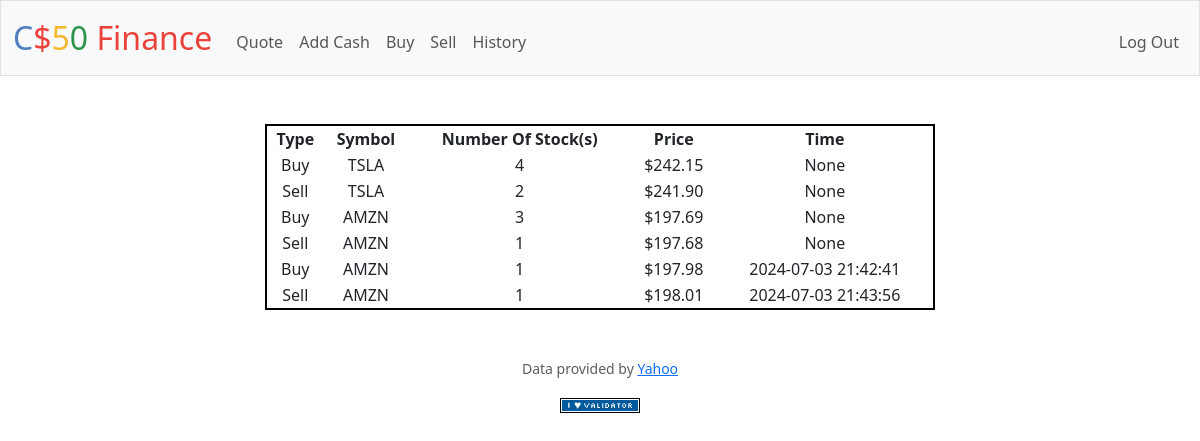
Screenshot of /history (signed in) with the database file from the repository.
### tables this page shows
CREATE TABLE stocks ( id INTEGER, symbol TEXT NOT NULL, number INTEGER NOT NULL, price FLOAT NOT NULL, "transactions" TEXT, t TEXT, tt DATETIME);

### app.py (the view)
@app.route("/history")
@login_required
def history():
    e = db.execute("SELECT * FROM stocks WHERE id = ?", session["user_id"])
    return render_template("history.html", e=e)

### app.py (called while the page is built)
@app.after_request
def after_request(response):
    response.headers["Cache-Control"] = "no-cache, no-store, must-revalidate"
    response.headers["Expires"] = 0
    response.headers["Pragma"] = "no-cache"
    return response

### helpers.py (called while the page is built)
def login_required(f):
    @wraps(f)
    def decorated_function(*args, **kwargs):
        if session.get("user_id") is None:
            return redirect("/login")
        return f(*args, **kwargs)
    return decorated_function

def usd(value):
    return f"${value:,.2f}"

### templates/history.html (shortened to what this page needs)
{% extends "layout.html" %}
{% block main %}
    <table style = "margin: 0 auto; width: 60%; border: 2px solid black;">
        <thead>
            <tr>
                <th> Type </th>
                <th> Symbol </th>
                <th> Number Of Stock(s) </th>
                <th> Price </th>
                <th> Time </th>
            </tr>
        </thead>
        <tbody>
            {% for stock in e %}
                <tr>
                    <td> {{stock.t}} </td>
                    <td> {{stock.symbol}} </td>
                    {% if stock.number < 0 %}
                        {% set a = -1*stock.number %}
                        <td>{{a}}</td>
                    {%else%}
                        <td> {{stock.number}} </td>
                    {%endif%}
                    <td> {{stock.price | usd}} </td>
                    <td> {{stock.tt}} </td>
                </tr>
            {% endfor %}
        </tbody>
    </table>
{% endblock %}

### templates/layout.html (shortened to what this page needs)
<!DOCTYPE html>
<html lang="en">
    <head>
        <link href="https://cdn.jsdelivr.net/npm/bootstrap@5.3.3/dist/css/bootstrap.min.css" rel="stylesheet">
        <link href="/static/styles.css" rel="stylesheet">
    </head>
    <body>
        <nav class="bg-light border navbar navbar-expand-md navbar-light">
            <div class="container-fluid">
                <a class="navbar-brand" href="/"><span class="blue">C</span><span class="red">$</span><span class="yellow">5</span><span class="green">0</span> <span class="red">Finance</span></a>
                <div class="collapse navbar-collapse" id="navbar">
                    {% if session["user_id"] %}
                        <ul class="navbar-nav me-auto mt-2">
                            <li class="nav-item"><a class="nav-link" href="/quote">Quote</a></li>
                            <li class="nav-item"><a class="nav-link" href="/addcash">Add Cash</a></li>
                            <li class="nav-item"><a class="nav-link" href="/buy">Buy</a></li>
                            <li class="nav-item"><a class="nav-link" href="/sell">Sell</a></li>
                            <li class="nav-item"><a class="nav-link" href="/history">History</a></li>
                        </ul>
                        <ul class="navbar-nav ms-auto mt-2">
                            <li class="nav-item"><a class="nav-link" href="/logout">Log Out</a></li>
                        </ul>
                    {% else %}
                        <ul class="navbar-nav ms-auto mt-2">
                            <li class="nav-item"><a class="nav-link" href="/register">Register</a></li>
                            <li class="nav-item"><a class="nav-link" href="/login">Log In</a></li>
                        </ul>
                    {% endif %}
                </div>
            </div>
        </nav>
        <main class="container py-5 text-center">
            {% block main %}{% endblock %}
        </main>
        <footer class="mb-5">
            <p class="mb-3 small text-center text-muted">
                Data provided by <a href="https://finance.yahoo.com/">Yahoo</a>
            </p>
            <form action="https://validator.w3.org/check" class="text-center" enctype="multipart/form-data" method="post" target="_blank">
                <input alt="Validate" src="/static/I_heart_validator.png" type="image">
            </form>
        </footer>
    </body>
</html>

### static/styles.css (style rules this page uses)
nav .navbar-brand { font-size: xx-large; }
nav .navbar-brand .blue { color: #537fbe; }
nav .navbar-brand .red { color: #ea433b; }
nav .navbar-brand .yellow { color: #f5b82e; }
nav .navbar-brand .green { color: #2e944b; }

### rows the page displays
stocks: t "Buy", symbol "TSLA", number "4", price "$242.15", tt "None"
stocks: t "Sell", symbol "TSLA", a "2", price "$241.90", tt "None"
stocks: t "Buy", symbol "AMZN", number "3", price "$197.69", tt "None"
stocks: t "Sell", symbol "AMZN", a "1", price "$197.68", tt "None"
stocks: t "Buy", symbol "AMZN", number "1", price "$197.98", tt "2024-07-03 21:42:41"
stocks: t "Sell", symbol "AMZN", a "1", price "$198.01", tt "2024-07-03 21:43:56"
